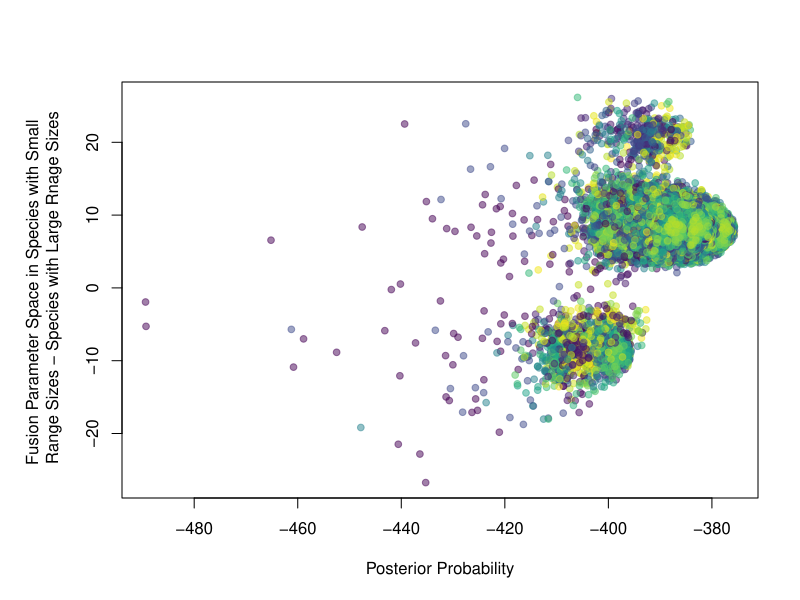

Write R code to recreate this figure.
# Michelle Jonika
# 10 November
#This code makes the supplemental lfigure showing our MCMC parameter space
#and the corresponding posterior proability associated with each parameter
#space

#load in libraries needed 
library(viridis)

#load in each of the replicates
load("../results/rangesize/trial1.Rdata")
load("../results/rangesize/trial2.Rdata")
load("../results/rangesize/trial3.Rdata")
load("../results/rangesize/trial4.Rdata")
load("../results/rangesize/trial5.Rdata")
load("../results/rangesize/trial6.Rdata")

#create an empty 
results <- list()

#make a list of the replicates
trials <- list(x1,x2,x3,x4,x5,x6)

#loop that retains the MCMC run with the highest final posterior probability
for(i in 1:length(x1)){
  #loops through each tree and stores the final posterior probability
  liks <- c(trials[[1]][[i]]$p[500],
            trials[[2]][[i]]$p[500],
            trials[[3]][[i]]$p[500],
            trials[[4]][[i]]$p[500],
            trials[[5]][[i]]$p[500],
            trials[[6]][[i]]$p[500])
  #store the tree with the highest posterior probabiliyt for the ifinal dataset
  results[[i]] <- trials[[which.max(liks)]][[i]]
}

#create an empty vector
drdesc <- drasc <- c()
#store the results of rates of fusion in small range size minus rates of fusion
#in small range size in the first tree
drdesc <- results[[1]]$desc2 - results[[1]]$desc1
#store the results of the posterior probability in the first tree
drp <- results[[1]]$p

#loop through to store each of the posterior probabilities and rates for the 
#rest of the 99 trees
for(i in 2:100){
  #store the results of rates of fusion in small range size minus rates of fusion
  #in small range size in the first tree
  drdesc <- c(drdesc, results[[i]]$desc2 - results[[i]]$desc1)
  #store the results of the posterior probability in the first tree
  drp <- c(drp, results[[i]]$p)
}


runs <- rep(1:500, 100)
names(drdesc) <- runs
#plot the parameter space explored 
op <- par(mar = c(5,6,4,2) + 0.1)
plot(drdesc~drp, 
     pch = 19,
     cex = 0.9,
     col = c(viridis(500, alpha = 0.5))[factor(names(drdesc))],
     xlab = "Posterior Probability",
     ylab = "Fusion Parameter Space in Species with Small \n Range Sizes - Species with Large Rnage Sizes")
par(op)

#save as PDF 8"x6" 

#initially plot showing the fusion parameters explored throughout the 500 
#generations of the MCMC model in the first tree
op <- par(mar = c(5,6,4,2) + 0.1)
plot(results[[1]]$desc2 - results[[1]]$desc1, 
     type="l", 
     cex=.4, 
     col=rgb(1,0,0,.2),
     ylim=c(-20,30),
     xlab = "Generation",
     ylab = "Fusion Parameter Space in Species with Small \n Range Sizes - Species with Large Rnage Sizes")
par(op)
#plot showing the fusion parameters explored throughout the 500 generations of 
#the MCMC model in the other 99 trees
for(i in 2:100){
  lines(results[[i]]$desc2 - results[[i]]$desc1, pch=16,cex=.4, col=rainbow(100, alpha=.2)[i])
}

#save as PDF 8"x6" 
